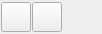
<?xml version="1.0" encoding="UTF-8"?>
<ui version="4.0">
 <class>Form</class>
 <widget class="QWidget" name="Form">
  <property name="geometry">
   <rect>
    <x>0</x>
    <y>0</y>
    <width>102</width>
    <height>34</height>
   </rect>
  </property>
  <property name="maximumSize">
   <size>
    <width>16777215</width>
    <height>16777215</height>
   </size>
  </property>
  <property name="windowTitle">
   <string>Form</string>
  </property>
  <property name="type" stdset="0">
   <string>container</string>
  </property>
  <layout class="QGridLayout" name="gridLayout">
   <property name="leftMargin">
    <number>1</number>
   </property>
   <property name="topMargin">
    <number>2</number>
   </property>
   <property name="rightMargin">
    <number>1</number>
   </property>
   <property name="bottomMargin">
    <number>2</number>
   </property>
   <property name="spacing">
    <number>1</number>
   </property>
   <item row="0" column="1">
    <widget class="QPushButton" name="break_app">
     <property name="minimumSize">
      <size>
       <width>30</width>
       <height>30</height>
      </size>
     </property>
     <property name="maximumSize">
      <size>
       <width>30</width>
       <height>30</height>
      </size>
     </property>
     <property name="focusPolicy">
      <enum>Qt::NoFocus</enum>
     </property>
     <property name="toolTip">
      <string>break</string>
     </property>
     <property name="text">
      <string/>
     </property>
    </widget>
   </item>
   <item row="0" column="0">
    <widget class="QPushButton" name="fit">
     <property name="minimumSize">
      <size>
       <width>30</width>
       <height>30</height>
      </size>
     </property>
     <property name="maximumSize">
      <size>
       <width>30</width>
       <height>30</height>
      </size>
     </property>
     <property name="focusPolicy">
      <enum>Qt::NoFocus</enum>
     </property>
     <property name="toolTip">
      <string>percentage fit</string>
     </property>
     <property name="text">
      <string/>
     </property>
     <property name="type" stdset="0">
      <string>tog</string>
     </property>
    </widget>
   </item>
   <item row="0" column="2">
    <spacer name="horizontalSpacer">
     <property name="orientation">
      <enum>Qt::Horizontal</enum>
     </property>
     <property name="sizeHint" stdset="0">
      <size>
       <width>30</width>
       <height>20</height>
      </size>
     </property>
    </spacer>
   </item>
  </layout>
 </widget>
 <resources/>
 <connections/>
</ui>
